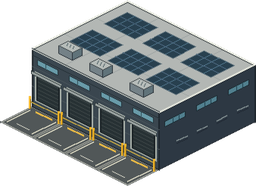
#> input picture mods/newgrf/future_logistics/gfx/distribution_hub_1x.png, 256 x 186 px; its folder holds only this picture in this run
$ python slice_distribution_hub.py
#> lines starting #> are read from the running program, lines starting #| are printed output that depends on the picture
#> in main, image is the input picture: PIL image 256x186 RGBA; mean R, G, B, A 61.5, 68, 69.6, 157.1
### mods/newgrf/tools/pixelart.py
#!/usr/bin/env python3
# GPL-2.0-only. Shared helpers that turn painterly "pixel art" source images into chunky OpenTTD sprites.
#
# The handoff art is drawn at about 1254 px with soft-edged blocks standing in for pixels. Smoothly
# downscaling it (LANCZOS) blends those blocks and loses the pixel-art look. Instead each image is snapped
# onto a coarse art grid, one colour per cell taken as the median of the cell's solid source pixels (so
# neighbouring blocks are never blended), the palette is reduced, stray edge pixels are cleaned up, and the
# grid is scaled up with nearest-neighbour only: by ART_SCALE game pixels per art pixel at normal zoom, and
# twice that at 2x zoom. Everything in the game set uses the same ART_SCALE, so all art shares one pixel size.
#
# In OpenTTD's view a tile's x axis runs down and to the left and its y axis down and to the right; a tile's
# ground diamond is TILE_W x TILE_H pixels at normal zoom.
from PIL import Image
import numpy as np

TILE_W, TILE_H = 64, 32
ART_SCALE = 1  # Game pixels per art pixel at normal zoom (2 at 2x zoom): the base game's pixel density.


def solid_bbox(image, threshold=128):
    """Bounding box of the pixels at least `threshold` opaque."""
    return image.getchannel("A").point(lambda a: 255 if a >= threshold else 0).getbbox()


# [48 lines left out: functions snap_to_grid, reduce_palette, clean, not called in this run]


def pixelate(image, grid_w, colours=64, grid_h=None):
    """The whole pipeline from a source image to its art grid."""
    return clean(reduce_palette(snap_to_grid(image, grid_w, grid_h), colours))


# [4 lines left out: function upscale, not called in this run]


def slice_footprint(image, tiles_x, tiles_y, north, zoom, fill=None):
    """Cut a footprint image into one ground piece per tile, so no tile draws over another.

    `north` is the screen position of the footprint's north corner in `image`. Every pixel goes to exactly one
    tile: the tile it would lie on if it were on the ground. Uncovered ground is left transparent unless `fill`
    is given. Returns {(x, y): (piece, xrel, yrel)} with offsets from each tile's own north corner."""
#> called with tiles_x = 4, tiles_y = 4, north = (128, 58), zoom = 1
    tw, th = TILE_W * zoom, TILE_H * zoom
    nx, ny = north
    left = min(0, nx - tiles_y * tw // 2)
    top = min(0, ny)
    right = max(image.width, nx + tiles_x * tw // 2)
#> right = 256
    bottom = max(image.height, ny + (tiles_x + tiles_y) * th // 2)
#> bottom = 186
    canvas = Image.new("RGBA", (right - left, bottom - top))
#> canvas: PIL image 256x186 RGBA; every value is 0
    canvas.alpha_composite(image.convert("RGBA"), (-left, -top))
    nx, ny = nx - left, ny - top
    src = np.asarray(canvas)
    yy, xx = np.mgrid[0:canvas.height, 0:canvas.width]
    sx = (xx + 0.5 - nx) / (tw / 2)
    sy = (yy + 0.5 - ny) / (th / 2)
    u = (sy + sx) / 2  # along the y axis, down and to the right
    v = (sy - sx) / 2  # along the x axis, down and to the left
    on_ground = (v >= 0) & (v < tiles_x) & (u >= 0) & (u < tiles_y)
    tx = np.clip(np.floor(v), 0, tiles_x - 1).astype(int)
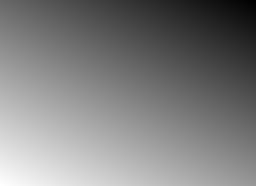
#> v: shape (186, 256) float64; min -3.79, max 5.98, mean 1.09; drawn with min black and max white
    ty = np.clip(np.floor(u), 0, tiles_y - 1).astype(int)
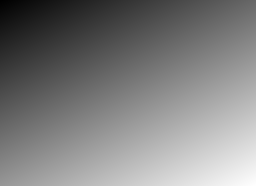
#> u: shape (186, 256) float64; min -3.79, max 5.98, mean 1.09; drawn with min black and max white
    pieces = {}
    for x in range(tiles_x):
        for y in range(tiles_y):
            mine = (tx == x) & (ty == y)
            px = np.zeros_like(src)
            px[mine] = src[mine]
            if fill is not None:
                bare = mine & on_ground & (src[..., 3] == 0)
                px[bare] = fill
            piece = Image.fromarray(px, "RGBA")
            box = piece.getbbox()
            if box is None:
                box = (0, 0, 1, 1)
            tile_x = nx + (y - x) * tw // 2
            tile_y = ny + (x + y) * th // 2
            pieces[(x, y)] = (piece.crop(box), box[0] - tile_x, box[1] - tile_y)
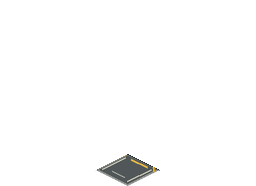
#> px: shape (186, 256, 4); mean R, G, B, A 2.4, 2.4, 2.3, 5.4; transparent parts drawn white
#> after the loop, pieces = 16 items
    return pieces

### mods/newgrf/future_logistics/tools/slice_distribution_hub.py
#!/usr/bin/env python3
# GPL-2.0-only. Cuts the Distribution Centre picture into one piece per tile. Needs Pillow and NumPy.
#
#   python3 mods/newgrf/future_logistics/tools/slice_distribution_hub.py
#
# The picture covers the whole 4x4 facility: the 3x4 warehouse object and the 1x4 strip of truck bays on its
# south-west side. Drawn as one big sprite from a single tile, parts of it vanished whenever the game redrew only
# the area around a passing truck. Each tile now draws its own piece: the warehouse tiles as building sprites
# boxed to their tile, so the game sorts them against vehicles and buildings around them, and the flat bay aprons
# as ground child sprites under the trucks.
# The bays are road stops; the game numbers them 0-3 from north-west to south-east in their animation frame
# (src/station_cmd.cpp), and the road stop graphics pick the piece by that number.
import sys
from pathlib import Path

from PIL import Image

HERE = Path(__file__).resolve().parent
FL = HERE.parent
sys.path.insert(0, str(FL.parent / "tools"))
import pixelart as P  # noqa: E402

TILES = (4, 4)  # x (down-left) by y (down-right); the bays are the x = 3 strip.
NORTH = {1: (128, 58), 2: (256, 117)}  # The facility's north corner in each picture (from the old sprite offsets).
HEIGHT = 56  # The warehouse's height in pixels at normal zoom, its object height.
BEGIN = "/* BEGIN generated Distribution Centre tiles (tools/slice_distribution_hub.py) */"
END = "/* END generated Distribution Centre tiles */"


def main():
    lines = [BEGIN]
    entries = {}
    for zoom in (1, 2):
        image = Image.open(FL / "gfx" / f"distribution_hub_{zoom}x.png").convert("RGBA")
        pieces = P.slice_footprint(image, *TILES, NORTH[zoom], zoom)
#> pieces = 16 items
        order = [(x, y) for y in range(TILES[1]) for x in range(TILES[0])]
        sheet = Image.new("RGBA", (sum(pieces[k][0].width + 1 for k in order), max(pieces[k][0].height for k in order)))
#> sheet: PIL image 1285x90 RGBA; every value is 0
        left = 0
        rows = []
        for k in order:
            piece, xrel, yrel = pieces[k]
            sheet.alpha_composite(piece, (left, 0))
            rows.append(f"[{left}, 0, {piece.width}, {piece.height}, {xrel}, {yrel}]")
            left += piece.width + 1
#> this loop made 16 passes
#> (xrel, yrel) on passes 1 to 12: (-92, -58), (-68, -30), (-38, -18), (-32, -3), (-31, -30), (-31, 0), (-31, 0), (-34, 0), (-31, -30), (-31, 0), (-31, 0), (-34, 0)
#> pass 1, in main, `piece, xrel, yrel = pieces[k]`:
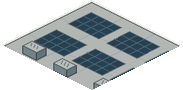
#> piece: PIL image 183x90 RGBA; mean R, G, B, A 65.8, 71.9, 73.9, 125; transparent parts drawn white
#> pass 3, in main, `piece, xrel, yrel = pieces[k]`:
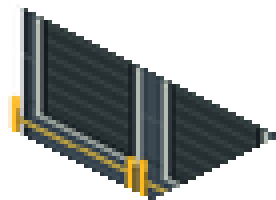
#> piece: PIL image 69x50 RGBA (shown 4 times larger); mean R, G, B, A 31.8, 34.4, 31.7, 115.6; transparent parts drawn white
#> after the loop:
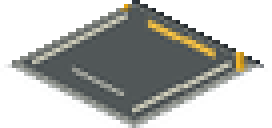
#> piece: PIL image 68x32 RGBA (shown 4 times larger); mean R, G, B, A 52, 53.5, 50.5, 118.8; transparent parts drawn white
#> after the loop:
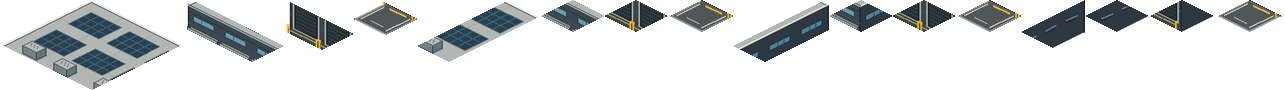
#> sheet: PIL image 1285x90 RGBA; mean R, G, B, A 25.3, 28, 28.6, 64.7; transparent parts drawn white
#> after the loop, left = 1285; rows = 16 items, first 6: '[0, 0, 183, 90, -92, -58]', '[184, 0, 99, 62, -68, -30]', '[284, 0, 69, 50, -38, -18]', '[354, 0, 63, 36, -32, -3]', '[418, 0, 123, 62, -31, -30]', '[542, 0, 62, 32, -31, 0]'
        name = f"gfx/distribution_hub_tiles_{zoom}x.png"
        sheet.save(FL / name)
        head = "spriteset(distribution_hub_tiles, ZOOM_LEVEL_NORMAL" if zoom == 1 else "alternative_sprites(distribution_hub_tiles, ZOOM_LEVEL_IN_2X"
        lines.append(f'{head}, BIT_DEPTH_32BPP, "{name}") {{')
        lines += [f"    {r}" for r in rows]
#> lines = 18 items
        lines.append("}")
        entries[zoom] = order
    order = entries[1]
    for x, y in order:
        i = order.index((x, y))
        if x < 3:
            # Warehouse tiles: a building sprite with the whole tile as its box, so the game sorts the building
            # against what stands behind or in front of it.
            lines.append(f"spritelayout distribution_hub_tile_{x}_{y} {{ ground {{ sprite: GROUNDSPRITE_CONCRETE; }} "
                         f"building {{ sprite: distribution_hub_tiles({i}); xoffset: 0; yoffset: 0; zoffset: 0; "
                         f"xextent: 16; yextent: 16; zextent: {HEIGHT}; }} }}")
        else:
            # Bay aprons are flat: drawn on the ground, under the trucks.
            lines.append(f"spritelayout distribution_hub_tile_{x}_{y} {{ ground {{ sprite: GROUNDSPRITE_CONCRETE; }} "
                         f"childsprite {{ sprite: distribution_hub_tiles({i}); }} }}")
    # Warehouse object: its tiles are x 0-2; relative_pos is (y << 8) | x.
    cases = " ".join(f"0x{(y << 8) | x:04X}: distribution_hub_tile_{x}_{y};" for x, y in order if x < 3)
    lines.append(f"switch(FEAT_OBJECTS, SELF, distribution_hub_object_graphics, relative_pos) {{ {cases} distribution_hub_tile_0_0; }}")
    # Bays: road stops numbered by their animation frame.
    cases = " ".join(f"{y}: distribution_hub_tile_3_{y};" for y in range(4))
    lines.append(f"switch(FEAT_ROADSTOPS, SELF, distribution_hub_bay_graphics, animation_frame) {{ {cases} distribution_hub_tile_3_0; }}")
    lines.append(END)
    nml = FL / "future_logistics.nml"
    text = nml.read_text()
    a, b = text.index(BEGIN), text.index(END) + len(END)
    nml.write_text(text[:a] + "\n".join(lines) + text[b:])
    print("wrote", len(order), "tiles at two zoom levels")


if __name__ == "__main__":
#> (the run stopped early here; a loop or call above may not have finished)
